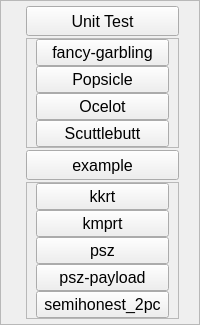
            <widget class="QFrame" name="frame_8">
             <property name="frameShape">
              <enum>QFrame::StyledPanel</enum>
             </property>
             <property name="frameShadow">
              <enum>QFrame::Raised</enum>
             </property>
             <layout class="QVBoxLayout" name="verticalLayout_8">
              <property name="spacing">
               <number>2</number>
              </property>
              <property name="sizeConstraint">
               <enum>QLayout::SetMaximumSize</enum>
              </property>
              <property name="leftMargin">
               <number>25</number>
              </property>
              <property name="topMargin">
               <number>5</number>
              </property>
              <property name="rightMargin">
               <number>20</number>
              </property>
              <property name="bottomMargin">
               <number>5</number>
              </property>
              <item>
               <widget class="QPushButton" name="pushButton_57">
                <property name="minimumSize">
                 <size>
                  <width>0</width>
                  <height>30</height>
                 </size>
                </property>
                <property name="font">
                 <font>
                  <pointsize>12</pointsize>
                 </font>
                </property>
                <property name="text">
                 <string>Unit Test</string>
                </property>
               </widget>
              </item>
              <item>
               <widget class="QFrame" name="frame_10">
                <property name="frameShape">
                 <enum>QFrame::StyledPanel</enum>
                </property>
                <property name="frameShadow">
                 <enum>QFrame::Raised</enum>
                </property>
                <layout class="QVBoxLayout" name="verticalLayout_11">
                 <property name="spacing">
                  <number>0</number>
                 </property>
                 <property name="topMargin">
                  <number>0</number>
                 </property>
                 <property name="bottomMargin">
                  <number>0</number>
                 </property>
                 <item>
                  <widget class="QPushButton" name="pushButton_67">
                   <property name="font">
                    <font>
                     <pointsize>12</pointsize>
                    </font>
                   </property>
                   <property name="text">
                    <string>fancy-garbling</string>
                   </property>
                  </widget>
                 </item>
                 <item>
                  <widget class="QPushButton" name="pushButton_68">
                   <property name="font">
                    <font>
                     <pointsize>12</pointsize>
                    </font>
                   </property>
                   <property name="text">
                    <string>Popsicle</string>
                   </property>
                  </widget>
                 </item>
                 <item>
                  <widget class="QPushButton" name="pushButton_69">
                   <property name="font">
                    <font>
                     <pointsize>12</pointsize>
                    </font>
                   </property>
                   <property name="text">
                    <string>Ocelot</string>
                   </property>
                  </widget>
                 </item>
                 <item>
                  <widget class="QPushButton" name="pushButton_70">
                   <property name="font">
                    <font>
                     <pointsize>12</pointsize>
                    </font>
                   </property>
                   <property name="text">
                    <string>Scuttlebutt</string>
                   </property>
                  </widget>
                 </item>
                </layout>
               </widget>
              </item>
              <item>
               <widget class="QPushButton" name="pushButton_58">
                <property name="minimumSize">
                 <size>
                  <width>0</width>
                  <height>30</height>
                 </size>
                </property>
                <property name="font">
                 <font>
                  <pointsize>12</pointsize>
                 </font>
                </property>
                <property name="text">
                 <string>example</string>
                </property>
               </widget>
              </item>
              <item>
               <widget class="QFrame" name="frame_9">
                <property name="frameShape">
                 <enum>QFrame::StyledPanel</enum>
                </property>
                <property name="frameShadow">
                 <enum>QFrame::Raised</enum>
                </property>
                <layout class="QVBoxLayout" name="verticalLayout_9">
                 <property name="spacing">
                  <number>0</number>
                 </property>
                 <property name="topMargin">
                  <number>0</number>
                 </property>
                 <property name="bottomMargin">
                  <number>0</number>
                 </property>
                 <item>
                  <widget class="QPushButton" name="pushButton_59">
                   <property name="font">
                    <font>
                     <pointsize>12</pointsize>
                    </font>
                   </property>
                   <property name="text">
                    <string>kkrt</string>
                   </property>
                  </widget>
                 </item>
                 <item>
                  <widget class="QPushButton" name="pushButton_60">
                   <property name="font">
                    <font>
                     <pointsize>12</pointsize>
                    </font>
                   </property>
                   <property name="text">
                    <string>kmprt</string>
                   </property>
                  </widget>
                 </item>
                 <item>
                  <widget class="QPushButton" name="pushButton_61">
                   <property name="font">
                    <font>
                     <pointsize>12</pointsize>
                    </font>
                   </property>
                   <property name="text">
                    <string>psz</string>
                   </property>
                  </widget>
                 </item>
                 <item>
                  <widget class="QPushButton" name="pushButton_62">
                   <property name="font">
                    <font>
                     <pointsize>12</pointsize>
                    </font>
                   </property>
                   <property name="text">
                    <string>psz-payload</string>
                   </property>
                  </widget>
                 </item>
                 <item>
                  <widget class="QPushButton" name="pushButton_63">
                   <property name="font">
                    <font>
                     <pointsize>12</pointsize>
                    </font>
                   </property>
                   <property name="text">
                    <string>semihonest_2pc</string>
                   </property>
                  </widget>
                 </item>
                </layout>
               </widget>
              </item>
             </layout>
            </widget>
